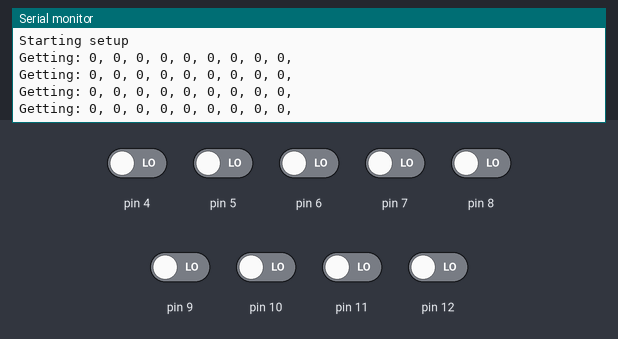
The sketch below on a simulated Arduino Uno, built with avr-gcc and run on an emulated ATmega328P. Shown: the last lines printed to the serial monitor. Inputs (shaded band) come from the test bench; at power-on: pin 4–12 LOW.

Above: at 1.8 s.
1.9 s: pin 4 driven HIGH
At 2.4 s:
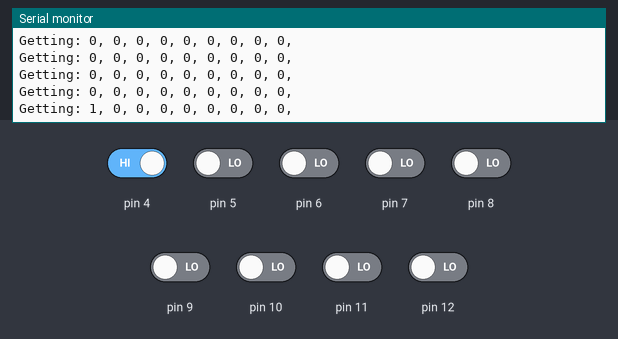
3.4 s: pin 5 driven HIGH
At 3.9 s:
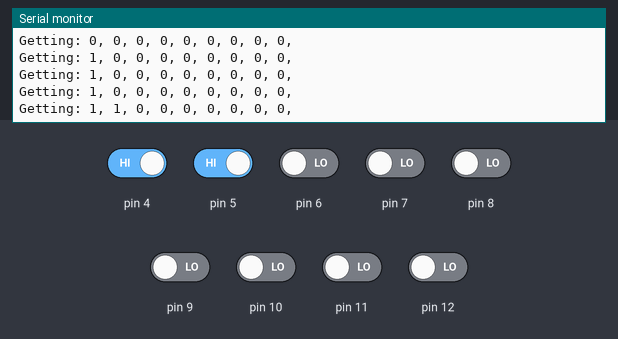
4.9 s: pin 6 driven HIGH
At 5.4 s:
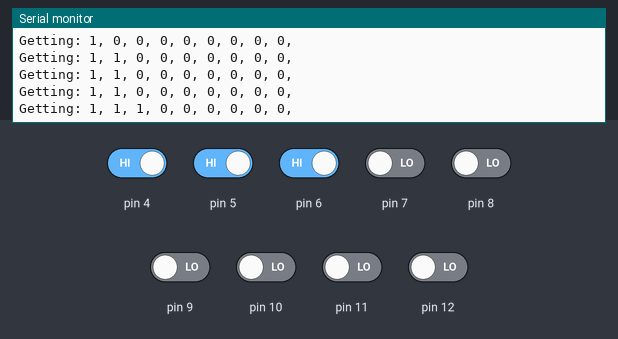
6.4 s: pin 7 driven HIGH
At 6.8 s:
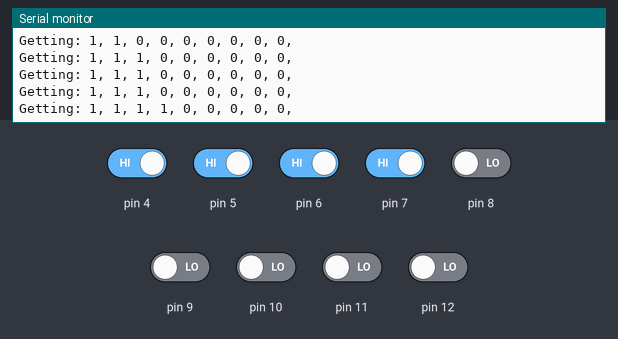
7.9 s: pin 8 driven HIGH
At 8.4 s:
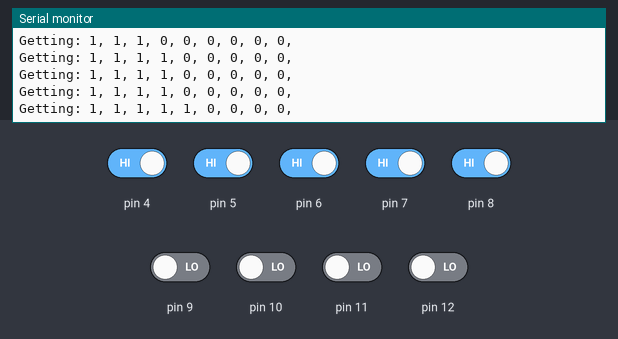
9.4 s: pin 9 driven HIGH
At 9.9 s:
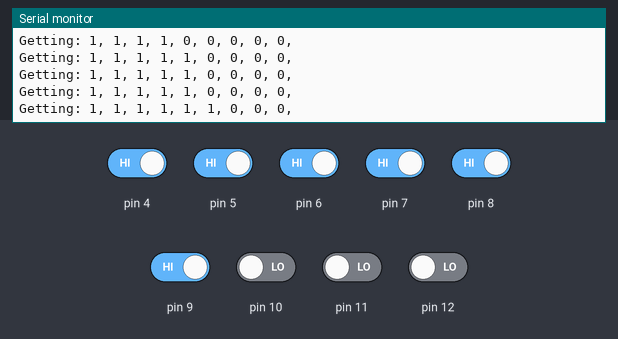

Measured:
- after the input at 1.9 s, the serial monitor: prints a new line after 0.10 s (image 1)
- after the input at 3.4 s, the serial monitor: prints a new line after 0.11 s (image 2)
- after the input at 4.9 s, the serial monitor: prints a new line after 0.11 s (image 3)
- after the input at 6.4 s, the serial monitor: prints a new line after 0.11 s (image 4)
- after the input at 7.9 s, the serial monitor: prints a new line after 0.11 s (image 5)
- after the input at 9.4 s, the serial monitor: prints a new line after 0.12 s (image 6)

The sketch:

LevelShifter_IO_Test_Mega.ino
```cpp
int val = 0;

void setup() {
  Serial.begin(57600);
  Serial.println("Starting setup");

  for(int i=4; i<13; i++)
    pinMode(i, INPUT);
}

void loop() {
  Serial.print("Getting: ");
  for(int i=4; i<13; i++)
  {
    val = digitalRead(i);
    Serial.print(val);
    Serial.print(", ");
  }
  Serial.println("");

  delay(500);
}
```
